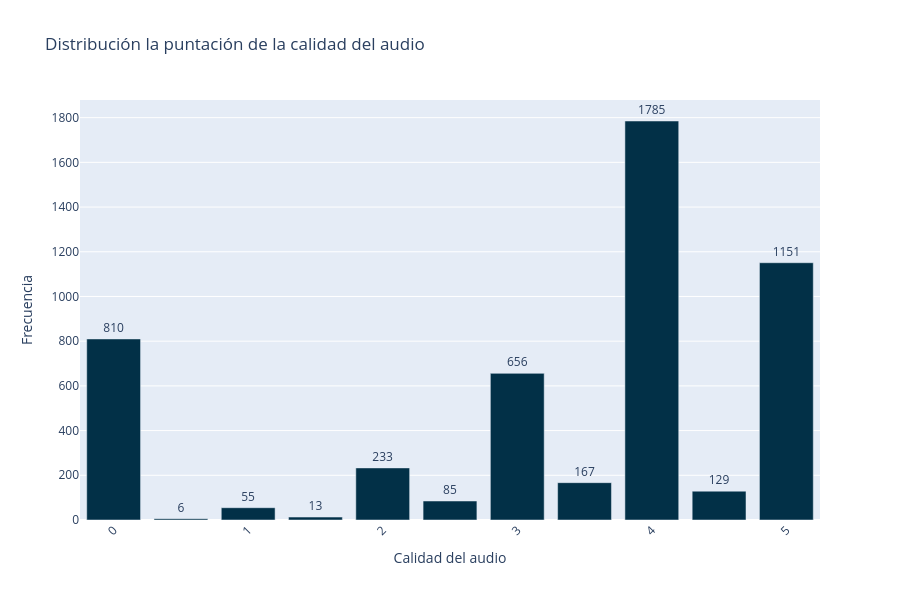

Write notebook code for a chart like this one.
### Markdown cell above
### **rating**

### Code cell
freqrating = datatraincolombia['rating'].value_counts().reset_index()
freqrating.columns = ['rating', 'count']

freqrating['percentage'] = (freqrating['count'] / len(datatraincolombia) * 100).round(2)

fig = px.bar(freqrating, 
             x='rating', y='count',
             labels={'rating':'Calidad del audio', 'count':'Frecuencia'},
             title='Distribución la puntación de la calidad del audio',
             color_discrete_sequence=['#023047'],
             text='count')  

fig.data[0].customdata = freqrating[['rating', 'percentage']].values
fig.update_traces(
    textposition='outside',
    hovertemplate='Puntuación: %{customdata[0]}<br>Porcentaje: %{customdata[1]}%'
)

fig.update_layout(xaxis_tickangle=-45, height=600)

fig.show()

### Figure 1 — Plotly figure (JSON) as saved in the notebook; plotly's stock layout.template omitted (floating-point values rounded to 4 significant figures)
{"data": [{"customdata": [[4.0, 35.07], [5.0, 22.61], [0.0, 15.91], [3.0, 12.89], [2.0, 4.58], [3.5, 3.28], [4.5, 2.53], [2.5, 1.67], [1.0, 1.08], [1.5, 0.26], [0.5, 0.12]], "hovertemplate": "Puntuación: %{customdata[0]}<br>Porcentaje: %{customdata[1]}%", "legendgroup": "", "marker": {"color": "#023047", "pattern": {"shape": ""}}, "name": "", "orientation": "v", "showlegend": false, "text": [1785.0, 1151.0, 810.0, 656.0, 233.0, 167.0, 129.0, 85.0, 55.0, 13.0, 6.0], "textposition": "outside", "type": "bar", "x": [4.0, 5.0, 0.0, 3.0, 2.0, 3.5, 4.5, 2.5, 1.0, 1.5, 0.5], "xaxis": "x", "y": [1785, 1151, 810, 656, 233, 167, 129, 85, 55, 13, 6], "yaxis": "y"}], "layout": {"barmode": "relative", "height": 600, "legend": {"tracegroupgap": 0}, "title": {"text": "Distribución la puntación de la calidad del audio"}, "xaxis": {"anchor": "y", "domain": [0, 1], "tickangle": -45, "title": {"text": "Calidad del audio"}}, "yaxis": {"anchor": "x", "domain": [0, 1], "title": {"text": "Frecuencia"}}}}
